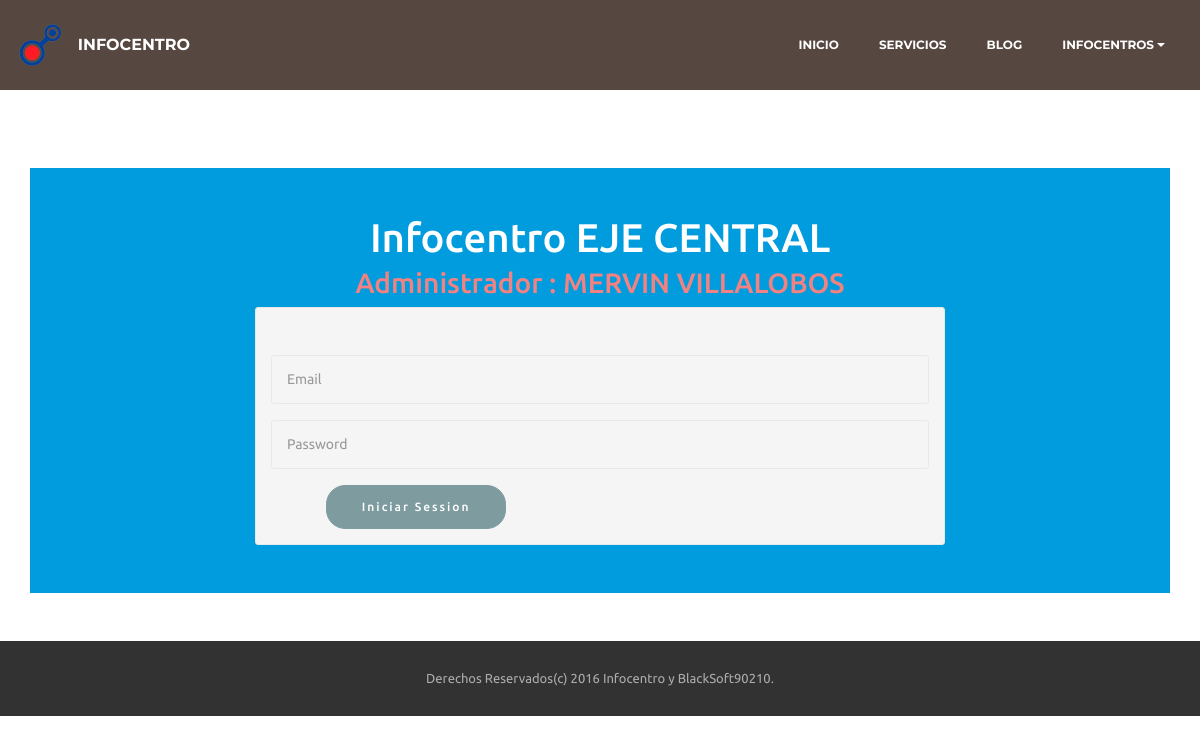
The page /?url=login&id=3 on the database its author committed.
### tables this page shows
CREATE TABLE IF NOT EXISTS `infocentro` (
`id_inf` int(11) NOT NULL,
  `cod_inf` varchar(9) NOT NULL,
  `nombre_inf` varchar(100) NOT NULL,
  `direccion_inf` varchar(200) NOT NULL,
  `telf_inf` varchar(14) NOT NULL,
  `logo_inf` varchar(100) NOT NULL
);

CREATE TABLE IF NOT EXISTS `usuarios` (
`id_user` int(11) NOT NULL,
  `cedula_user` varchar(10) NOT NULL,
  `nombre_user` varchar(50) NOT NULL,
  `apellido_user` varchar(50) NOT NULL,
  `img_user` varchar(100) NOT NULL,
  `email_user` varchar(100) NOT NULL,
  `clave_user` varchar(100) NOT NULL,
  `nivel_user` int(1) NOT NULL,
  `id_inf` int(9) NOT NULL
);

### modelo/conectar.php (called while the page is built)
<?php
class Conectar
{
			public static function con()
			{
				$conexion=  mysqli_connect('localhost', 'root', '1234', 'info_blog');
				return $conexion;
				}
}
?>

### modelo/infocentros.php (called while the page is built, shortened)
<?php
   class Infocentro{
                private $info;
                public function __construct() {
                    $this->info=  array();
                }
                        public function leerInfo(){
                            $sql="SELECT * FROM infocentro";
                            $res=  mysqli_query(Conectar::con(), $sql);
                                            while($reg= mysqli_fetch_assoc($res))
                                            {
                                                            $this->info[]=$reg;
                                            }
                                                            return $this->info;
                        }
                    public function leerInfo_id($id){
                      $sql="SELECT * FROM infocentro WHERE id_inf='$id'";
                      $res=  mysqli_query(Conectar::con(), $sql);
                      while($reg= mysqli_fetch_assoc($res))
                                              {
                                                      $this->info[]=$reg;
                                              }
                                                      return $this->info;
                      }
}
?>

### modelo/users.php (called while the page is built, shortened)
<?php
        class Users{
            private $Users;
            public function __construct() {
                $this->Users=  array();
            }
             public function buscarinfo($idinf){
                $sql="SELECT * FROM usuarios WHERE id_inf='$idinf'";
                $res=  mysqli_query(Conectar::con(), $sql);
                while($reg= mysqli_fetch_assoc($res))
                                        {
                                                $this->Users[]=$reg;
                                        }
                                                return $this->Users;
            }
        }
?>

### vista/Contenedorlogin.php (the view, shortened to what this page needs)
<section>
        <div class="container fondoCeleste">
            <?php
                    $reg=new Infocentro();
                    $r=$reg->leerInfo_id($_GET['id'])
             ?>
            <div class="row">
                <div class="col-lg-12">
                    <br>
                    <br>
                    <h1 class="text-lg-center text-white">Infocentro <?php echo strtoupper($r[0]['nombre_inf']) ?></h1>
                    <?php
                        $adm=new Users();
                        $a=$adm->buscarinfo($_GET['id']);
                          ?>
                    <h3 class="text-lg-center text-danger">Administrador : <?php echo strtoupper($a[0]['nombre_user'].'  '. $a[0]['apellido_user']) ?></h3>
                    <div class="container ">
                        <div class="col-lg-8 col-lg-offset-2">
                        <form class="form-control fondoGris" method="post" action="" name="login" id="login">
                            <br>
                            <br>
                            <div class="form-group">
                                <input type="email" name="email" class="form-control"  placeholder="Email">
                            </div>
                            <div class="form-group">
                                <input type="password" name="pass" class="form-control"  placeholder="Password">
                            </div>
                            <input type="submit" class="btn btn-info col-lg-offset-1" name="Enviar" value="Iniciar Session">
                         </form>
                        </div>
                    <br><br>
                    <br><br>
                    </div>
                    <br>
                    <br>
                </div>
            </div>
        </div>
    </section>

### assets/theme/css/style.css (style rules this page uses)
.container { position: relative; }
.btn { margin-bottom: 0.5rem; }
.btn { font-family: 'Montserrat', sans-serif; font-weight: 500; letter-spacing: 2px; padding: 0.75rem 2.1875rem; font-size: 0.75rem; line-height: 1.5; border-radius: 3px; -webkit-transition: all .3s ease-in-out; -moz-transition: all .3s ease-in-out; transition: all .3s ease-in-out; }
.btn-info { background-color: #7e9b9f; border-color: #7e9b9f; box-shadow: none; color: #fff; }
.form-control { background-color: #f5f5f5; border-radius: 3px; box-shadow: none; color: #565656; font-size: 0.875rem; line-height: 1.43; min-height: 3.5em; padding: 0.5em 1.07em 0.5em; }
.form-control, .form-control:focus { border: 1px solid #e8e8e8; }
body { font-family: 'Raleway', sans-serif; color: #232323; }
h1, h2, h3, h4, h5, h6, .h1, .h2, .h3, .h4, .h5, .h6, .display-1, .display-2, .display-3, .display-4 { font-family: 'Montserrat', sans-serif; word-break: break-word; word-wrap: break-word; }
input, textarea { font-family: "Raleway"; }
.text-danger { color: #f28281 !important; }
.text-white { color: #fff !important; }

### assets/mobirise/css/mbr-additional.css (style rules this page uses)
body, input, textarea, .mbr-company .list-group-text { font-family: 'Ubuntu', sans-serif; }
.btn, .alert, h1, h2, h3, h4, h5, h6, .h1, .h2, .h3, .h4, .h5, .h6, .display-1, .display-2, .display-3, .display-4, .mbr-figure .mbr-figure-caption, .mbr-gallery-title, .mbr-map [data-state-details], .mbr-price { font-family: 'Ubuntu', sans-serif; }
.btn { border-radius: 1.6em; }
.btn-info { background-color: #7e9b9f; border-color: #7e9b9f; color: #ffffff; }
.text-danger { color: #f28281 !important; }

### rows shown on the page
infocentro: nombre_inf "EJE CENTRAL"
usuarios: nombre_user+apellido_user "MERVIN VILLALOBOS"
